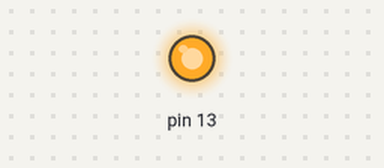
This sketch was run on a simulated Arduino Uno, built with avr-gcc and run on an emulated ATmega328P. Parts: output pins drawn as LEDs (lit = HIGH).

Above: at 0.05 s.
Timing chart, 0 to 6.5 s (numbered marks = the images above):
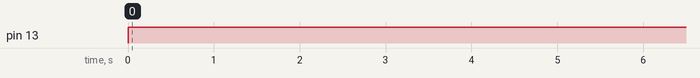

Measured:
- by itself, pin 13: LOW → HIGH at 0.00 s

The sketch:

LED_with_timer.ino
```cpp
void setup() {
  pinMode(13, OUTPUT);
}
void loop() {
  digitalWrite(13, HIGH);
  delay(10000);          //led off after 10 second's timer
  digitalWrite(13, LOW);
}
```
